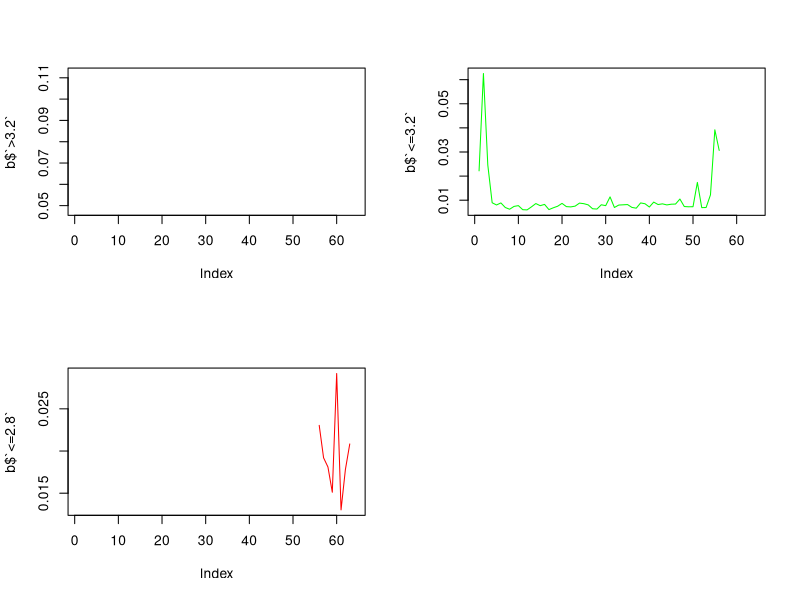
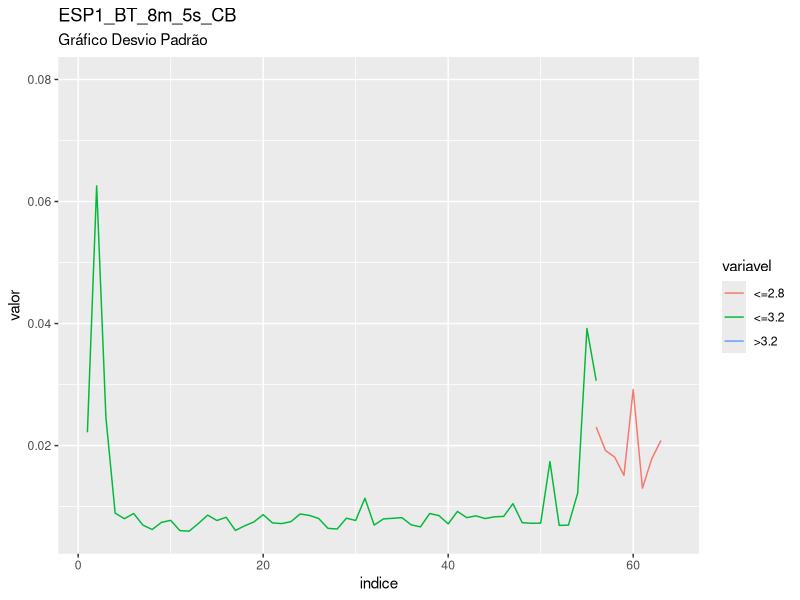
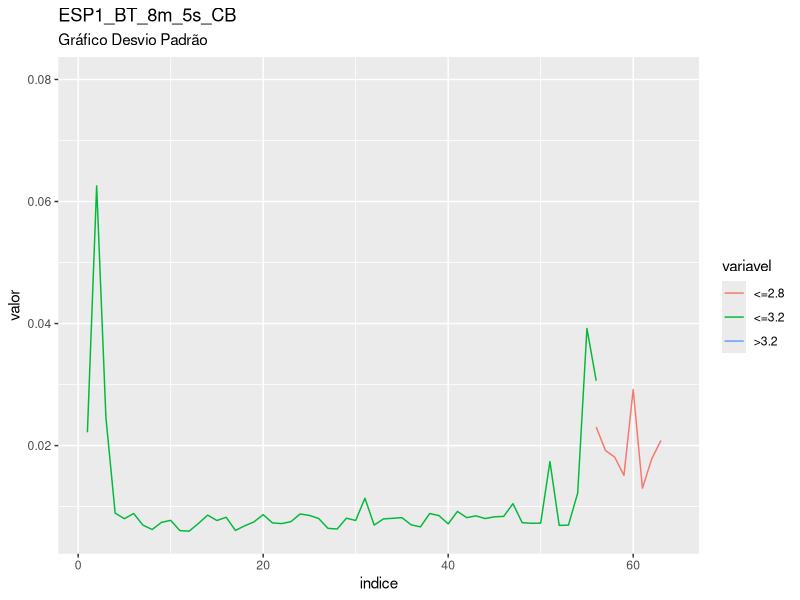

Here is the R script that generated these plots, in order:
library(readxl)
plan_ESP1_BT_8m_5s_CB <- read_excel("Esp1 BT 8m 5s CB.xlsx")
View(plan_ESP1_BT_8m_5s_CB)

valor<-plan_ESP1_BT_8m_5s_CB$Column9
posicoes<-c(1:length(valor))

corte_1<-min(posicoes[which(valor==3.2)])
corte_2<-min(posicoes[which(valor==2.8)])

valor[which(posicoes==corte_1)]
valor[which(posicoes==corte_2)]

a<- rep(1,corte_1)
b<- rep(2,corte_2-corte_1)
c<- rep(3,length(valor)-corte_2)

plan_ESP1_BT_8m_5s_CB$nivel<-c(a,b,c)


###########################################################

require(lubridate)
plan_ESP1_BT_8m_5s_CB$t<-(plan_ESP1_BT_8m_5s_CB$Column1)
plan_ESP1_BT_8m_5s_CB$t0<-min((plan_ESP1_BT_8m_5s_CB$Column1))
plan_ESP1_BT_8m_5s_CB$survt<-(plan_ESP1_BT_8m_5s_CB$t-plan_ESP1_BT_8m_5s_CB$t0)
segundos<-round(as.numeric(diff(plan_ESP1_BT_8m_5s_CB$survt,1)))
plan_ESP1_BT_8m_5s_CB$segundos<-c(0,segundos)
plan_ESP1_BT_8m_5s_CB$segundos<- ifelse(plan_ESP1_BT_8m_5s_CB$segundos<0,10,plan_ESP1_BT_8m_5s_CB$segundos)
plan_ESP1_BT_8m_5s_CB$segundos_acum<-cumsum(plan_ESP1_BT_8m_5s_CB$segundos)
plan_ESP1_BT_8m_5s_CB$minutos_acum<-round(cumsum(plan_ESP1_BT_8m_5s_CB$segundos)/60)
plan_ESP1_BT_8m_5s_CB$minuto = cut(as.numeric(plan_ESP1_BT_8m_5s_CB$minutos_acum), c(0,5, 10,15, 20,25, 30,35, 40,45,50,55,60,65,70,75,80,85,90,95,100,105,110,115,120,125,130,135,140,145,150,155,160,165,170,175,180,185,190,195,200,205,210,215,220,225,230,235,240,245,250,255,260,265,270,275,280,285,290,295,300,305,310,315,Inf), right=FALSE)


tapply(plan_ESP1_BT_8m_5s_CB$Column9,plan_ESP1_BT_8m_5s_CB$nivel,sd)
tapply(plan_ESP1_BT_8m_5s_CB$Column9,plan_ESP1_BT_8m_5s_CB$minuto,sd)

a<-tapply(plan_ESP1_BT_8m_5s_CB$Column9,list(plan_ESP1_BT_8m_5s_CB$minuto, plan_ESP1_BT_8m_5s_CB$nivel),sd)
b<-data.frame(a)
names(b)<-c(">3.2","<=3.2","<=2.8")

# exportando saida para csv
write.csv(a,file="saida_dp_ESP1_BT_8m_5s_CB.csv")

#grafico

par(mfrow = c(2, 2))
plot(b$`>3.2`,col="blue",type="l")
plot(b$`<=3.2`,col="green",type="l")
plot(b$`<=2.8`,col="red",type="l")

b$indice<-c(1:nrow(b))

library(tidyr)
library(ggplot2)

dados_long <- b %>% gather(variavel, valor, -indice)

ggplot(data = dados_long, aes(x = indice, y = valor, group = variavel)) +
  geom_line(aes(colour = variavel)) +
labs(title = "ESP1_BT_8m_5s_CB", subtitle = "Gráfico Desvio Padrão")

ggsave("Grafico_DP_ESP1_BT_8m_5s_CB.png")
